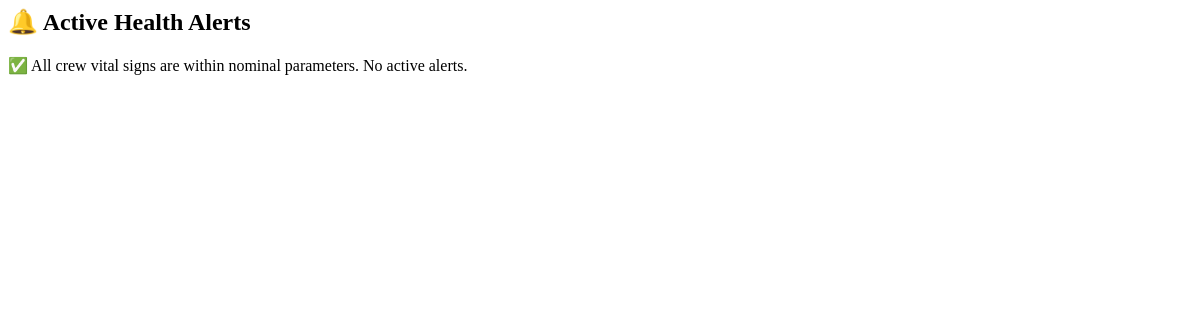
The app's page /partials/alerts, older data.
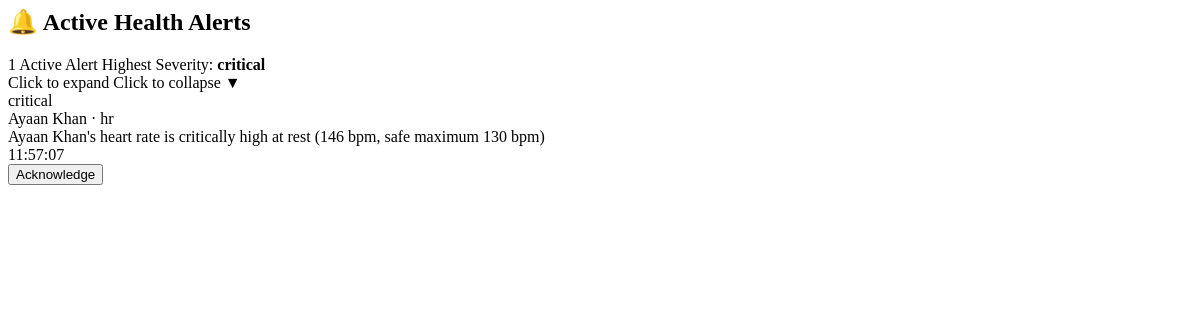
The same page, newer data.
### tables this page shows
CREATE TABLE alert(
    id INTEGER NOT NULL PRIMARY KEY AUTOINCREMENT,
    origin_id INTEGER,
    astronaut_id TEXT NOT NULL,
    timestamp TEXT NOT NULL,
    severity TEXT NOT NULL,
    metric TEXT NOT NULL,
    message TEXT NOT NULL,
    value REAL,
    activity TEXT NOT NULL DEFAULT 'rest',
    acknowledged INTEGER NOT NULL DEFAULT 0);

CREATE TABLE user(
    id INTEGER NOT NULL PRIMARY KEY AUTOINCREMENT,
    origin_id INTEGER,
    astronaut_id TEXT NOT NULL,
    name TEXT NOT NULL);

### app/main.py (the view)
@app.get("/partials/alerts")
def alerts_partial(request: Request):
    return render_alerts(request)

### app/templates/alerts.html
<div class="alerts" id="alerts-container">
  <h2 class="alerts-title"><span>🔔</span> Active Health Alerts</h2>
  {% if alerts %}
    {% set top = alerts[0].severity %}
    <label for="alerts-open" id="alerts-summary-bar"
           class="metric-card alerts-summary alert-{{ top }}">
      <div class="alerts-summary-left">
        <span class="sev-pill sev-pill--{{ top }}">
          {{ alerts|length }} Active Alert{% if alerts|length > 1 %}s{% endif %}
        </span>
        <span class="alerts-summary-text">
          Highest Severity: <strong>{{ top }}</strong>
        </span>
      </div>
      <div class="alerts-summary-right">
        <span class="when-closed">Click to expand</span>
        <span class="when-open">Click to collapse</span>
        <span class="alerts-icon">▼</span>
      </div>
    </label>
    <div id="alerts-list" class="alerts-list">
      {% for a in alerts %}
      <div id="alert-card-{{ a.astronaut_id }}-{{ a.metric }}"
           class="metric-card alert-card alert-{{ a.severity }}">
        <div class="alert-main">
          <span class="sev-pill sev-pill--{{ a.severity }}">{{ a.severity }}</span>
          <div>
            <div class="alert-who">
              {{ names.get(a.astronaut_id, a.astronaut_id) }} · <span class="alert-metric">{{ a.metric }}</span>
            </div>
            <div class="alert-msg">{{ a.message }}</div>
            <div class="alert-time">{{ a.timestamp.strftime('%H:%M:%S') }}</div>
          </div>
        </div>
        <button type="button" class="btn-ack"
                hx-post="/api/astronauts/{{ a.astronaut_id|urlencode }}/alerts/{{ a.metric }}/acknowledge"
                hx-target="#alerts-section" hx-swap="outerMorph">
          Acknowledge
        </button>
      </div>
      {% endfor %}
    </div>
  {% else %}
    <div id="alerts-empty" class="metric-card alerts-empty">
      <span>✅</span>
      <span>All crew vital signs are within nominal parameters. No active alerts.</span>
    </div>
  {% endif %}
</div>

Row changes from the older to the newer data that the page shows:
added alert: severity "critical", metric "hr", message "Ayaan Khan's heart rate is critically high at rest (146 bpm, safe maximum 130 bpm)", timestamp "11:57:07"
now on this page (row unchanged): user: get "Ayaan Khan"
Text that changed along with them:
{{ alerts|length }}: (not shown) → "1"
{{ top }}: (not shown) → "critical"
text no longer shown: "✅ All crew vital signs are within nominal parameters. No active alerts."
text now shown: "Active Alert Highest Severity: Click to expand Click to collapse ▼"
